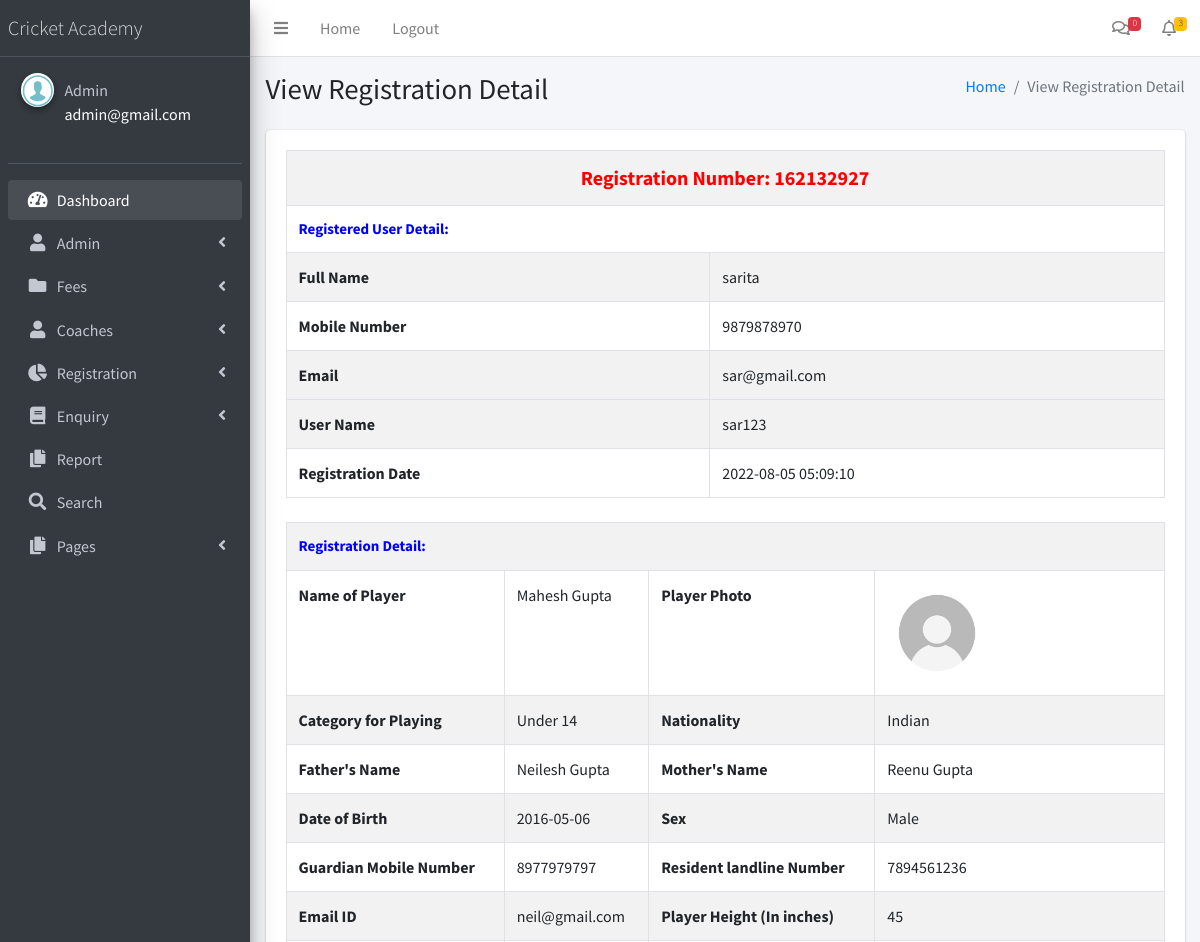
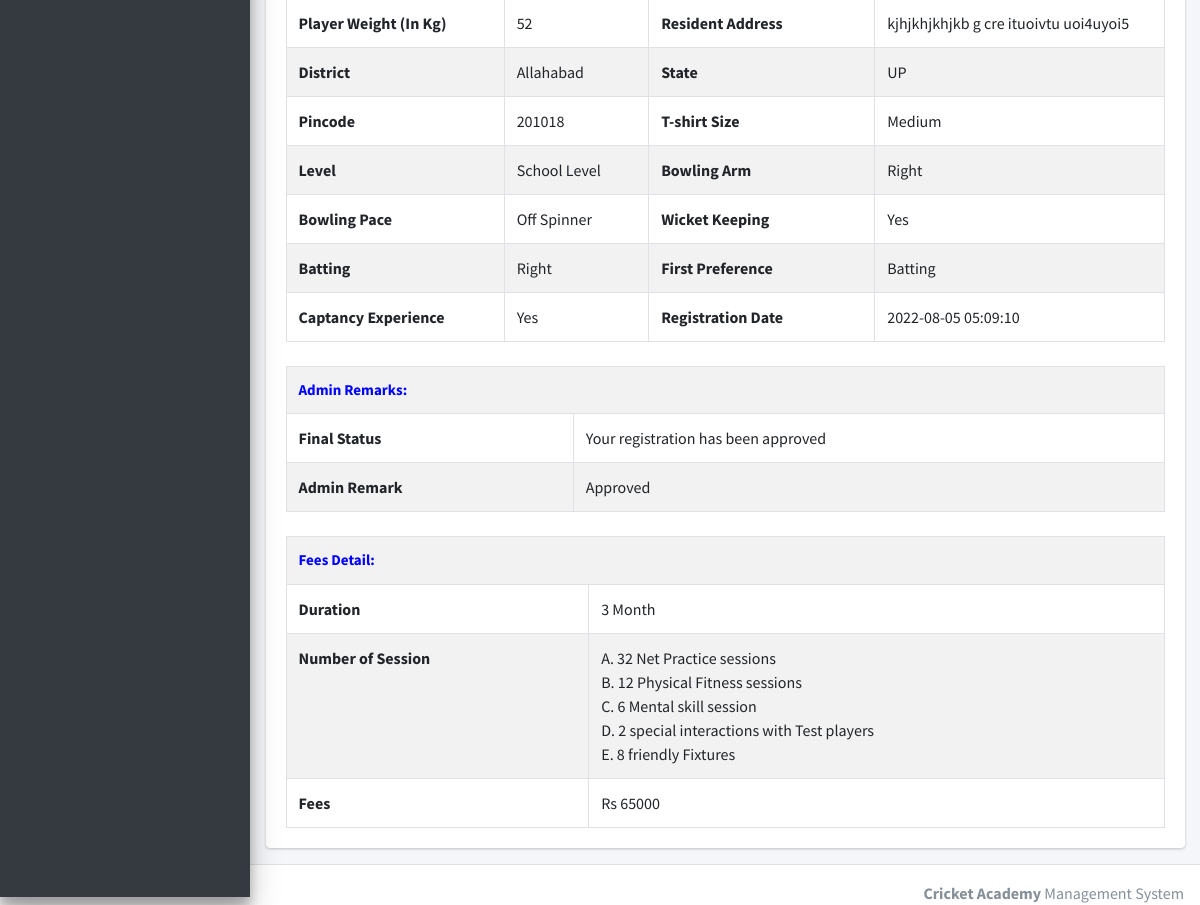
/cricketams/admin/view-registration-detail.php?regno=162132927 (signed in), run on the app's committed database (2 pictures, top to bottom).
### tables this page shows
CREATE TABLE `tblregistration` (
  `ID` int(5) NOT NULL,
  `UserID` int(5) DEFAULT NULL,
  `Duration` int(5) DEFAULT NULL,
  `RegistrationNumber` int(10) DEFAULT NULL,
  `Category` varchar(250) DEFAULT NULL,
  `PlayerName` varchar(250) DEFAULT NULL,
  `Nationality` varchar(250) DEFAULT NULL,
  `FatherName` varchar(250) DEFAULT NULL,
  `MotherName` varchar(250) DEFAULT NULL,
  `DateofBirth` date DEFAULT NULL,
  `Sex` varchar(50) DEFAULT NULL,
  `GuardianMobilenumber` bigint(10) DEFAULT NULL,
  `Residentlandlinenumber` bigint(10) DEFAULT NULL,
  `Emailid` varchar(250) DEFAULT NULL,
  `Height` int(5) DEFAULT NULL,
  `ResidentAddress` mediumtext DEFAULT NULL,
  `District` varchar(250) DEFAULT NULL,
  `State` varchar(250) DEFAULT NULL,
  `Pincode` int(10) DEFAULT NULL,
  `Weight` int(5) DEFAULT NULL,
  `Tshirtsize` varchar(45) DEFAULT NULL,
  `Level` varchar(50) DEFAULT NULL,
  `BowlingArm` varchar(50) DEFAULT NULL,
  `BowlingPace` varchar(50) DEFAULT NULL,
  `WicketKeeping` varchar(50) DEFAULT NULL,
  `Batting` varchar(50) DEFAULT NULL,
  `FirstPreference` varchar(50) DEFAULT NULL,
  `CaptancyExperience` varchar(50) DEFAULT NULL,
  `Photo` varchar(250) DEFAULT NULL,
  `RegistrationDate` timestamp NULL DEFAULT current_timestamp(),
  `Remark` varchar(250) DEFAULT NULL,
  `Status` varchar(250) DEFAULT NULL,
  `UpdationDate` timestamp NULL DEFAULT NULL ON UPDATE current_timestamp()
);

CREATE TABLE `tbluser` (
  `ID` int(10) NOT NULL,
  `FullName` varchar(250) DEFAULT NULL,
  `UserName` varchar(250) DEFAULT NULL,
  `MobileNumber` bigint(20) DEFAULT NULL,
  `Email` varchar(250) DEFAULT NULL,
  `Password` varchar(250) DEFAULT NULL,
  `RegDate` timestamp NULL DEFAULT current_timestamp()
);

CREATE TABLE `tblfees` (
  `ID` int(10) NOT NULL,
  `Duration` varchar(250) DEFAULT NULL,
  `NumberofSession` mediumtext DEFAULT NULL,
  `Fees` decimal(10,0) DEFAULT NULL,
  `CreationDate` timestamp NULL DEFAULT current_timestamp()
);

### cricketams/admin/view-registration-detail.php (the view, shortened to what this page needs)
<?php
include('includes/dbconnection.php');
if (strlen($_SESSION['aid']==0)) {
  header('location:logout.php');
  } else{
?>
<!DOCTYPE html>
<html>
<head>
  <link rel="stylesheet" href="plugins/fontawesome-free/css/all.min.css">
  <link rel="stylesheet" href="https://code.ionicframework.com/ionicons/2.0.1/css/ionicons.min.css">
  <link rel="stylesheet" href="plugins/datatables-bs4/css/dataTables.bootstrap4.min.css">
  <link rel="stylesheet" href="plugins/datatables-responsive/css/responsive.bootstrap4.min.css">
  <link rel="stylesheet" href="dist/css/adminlte.min.css">
</head>
<body class="hold-transition sidebar-mini">
<div class="wrapper">
 <?php include_once('includes/header.php');?>
 <?php include_once('includes/sidebar.php');?>
  <div class="content-wrapper">
    <section class="content-header">
      <div class="container-fluid">
        <div class="row mb-2">
          <div class="col-sm-6">
            <h1>View Registration Detail</h1>
          </div>
          <div class="col-sm-6">
            <ol class="breadcrumb float-sm-right">
              <li class="breadcrumb-item"><a href="dashboard.php">Home</a></li>
              <li class="breadcrumb-item active">View Registration Detail</li>
            </ol>
          </div>
        </div>
      </div>
    </section>
    <section class="content">
      <div class="container-fluid">
        <div class="row">
          <div class="col-12">
             <div class="card">
              <div class="card-body">
              <?php
                  $regno=$_GET['regno'];
$sql="SELECT tbluser.ID, tbluser.FullName,tbluser.UserName,tbluser.MobileNumber,tbluser.Email,tblregistration.ID as rid,tblregistration.UserID,tblregistration.RegistrationNumber,tblregistration.PlayerName,tblregistration.Duration,tblregistration.Category,tblregistration.Nationality,tblregistration.FatherName,tblregistration.MotherName,tblregistration.DateofBirth,tblregistration.Sex,tblregistration.GuardianMobilenumber,tblregistration.Residentlandlinenumber,tblregistration.Emailid,tblregistration.Height,tblregistration.ResidentAddress,tblregistration.District,tblregistration.State,tblregistration.Pincode,tblregistration.Weight,tblregistration.Tshirtsize,tblregistration.Level,tblregistration.BowlingArm,tblregistration.BowlingPace,tblregistration.WicketKeeping,tblregistration.Batting,tblregistration.FirstPreference,tblregistration.CaptancyExperience,tblregistration.Photo,tblregistration.RegistrationDate,tblregistration.Remark,tblregistration.UpdationDate,tblregistration.Status,tblfees.ID,tblfees.Duration,tblfees.NumberofSession,tblfees.Fees,tblfees.CreationDate from tblregistration join tbluser on tbluser.ID=tblregistration.UserID left join tblfees on tblfees.ID=tblregistration.Duration where tblregistration.RegistrationNumber=:regno";
$query = $dbh -> prepare($sql);
$query-> bindParam(':regno', $regno, PDO::PARAM_STR);
$query->execute();
$results=$query->fetchAll(PDO::FETCH_OBJ);
$cnt=1;
if($query->rowCount() > 0)
{
foreach($results as $row)
{               ?>
                            <table border="1" class="table table-bordered table-striped table-vcenter js-dataTable-full-pagination">
                              <tr>
  <th colspan="4" style="color: red;font-weight: bold;text-align: center;font-size: 20px"> Registration Number: <?php echo $row->RegistrationNumber;?></th>
</tr>
<tr>
  <th colspan="4" style="color: blue;font-weight: bold;font-size: 15px"> Registered User Detail:</th>
</tr>
<tr>
    <th>Full Name</th>
    <td><?php  echo $row->FullName;?></td>
  </tr>
  <tr>
   <th>Mobile Number</th>
    <td><?php  echo $row->MobileNumber;?></td>
</tr>
  <tr>
   <th>Email</th>
    <td><?php  echo $row->Email;?></td></tr>
    <tr>
  <tr>
   <th>User Name</th>
    <td><?php  echo $row->UserName;?></td></tr>
    <tr>
    <th>Registration Date</th>
    <td><?php  echo $row->RegistrationDate;?></td>
  </tr>
 </table>
 <br />
 <table border="1" class="table table-bordered table-striped table-vcenter js-dataTable-full-pagination">
    <tr>
  <th colspan="4" style="color: blue;font-weight: bold;font-size: 15px"> Registration Detail:</th>
</tr>
<tr>
    <th>Name of Player</th>
    <td><?php  echo $row->PlayerName;?></td>
    <th>Player Photo</th>
    <td><img src="../images/<?php echo $row->Photo;?>" width="100" height="100" value="<?php  echo $row->Photo;?>"></td>
  </tr>
 <tr>
    <th>Category for Playing</th>
    <td><?php  echo $row->Category;?></td>
    <th>Nationality</th>
    <td><?php  echo $row->Nationality;?></td>
  </tr>
    <tr>
    <th>Father's Name</th>
    <td><?php  echo $row->FatherName;?></td>
    <th>Mother's Name</th>
    <td><?php  echo $row->MotherName;?></td>
  </tr>
<tr>
    <th>Date of Birth</th>
    <td><?php  echo $row->DateofBirth;?></td>
    <th>Sex</th>
    <td><?php  echo $row->Sex;?></td>
  </tr>
    <tr>
    <th>Guardian Mobile Number</th>
    <td><?php  echo $row->GuardianMobilenumber;?></td>
    <th>Resident landline Number</th>
    <td><?php  echo $row->Residentlandlinenumber;?></td>
  </tr>
  <tr>
 <th>Email ID</th>
    <td><?php  echo $row->Emailid;?></td>
    <th>Player Height (In inches)</th>
    <td><?php  echo $row->Height;?></td>
  </tr>
<tr>
   <th>Player Weight (In Kg)</th>
    <td><?php  echo $row->Weight;?></td>
 <th>Resident Address</th>
    <td><?php  echo $row->ResidentAddress;?></td>
  </tr>
  <tr>
        <th>District</th>
    <td><?php  echo $row->District;?></td>
 <th>State</th>
    <td><?php  echo $row->State;?></td>
  </tr>
  <tr>
<th>Pincode</th>
    <td><?php  echo $row->Pincode;?></td>
    <th>T-shirt Size</th>
    <td><?php  echo $row->Tshirtsize;?></td>
  </tr>
  <tr>
 <th>Level</th>
    <td><?php  echo $row->Level;?></td>
    <th>Bowling Arm</th>
    <td><?php  echo $row->BowlingArm;?></td>
  </tr>
  <tr>
 <th>Bowling Pace</th>
    <td><?php  echo $row->BowlingPace;?></td>
    <th>Wicket Keeping</th>
    <td><?php  echo $row->WicketKeeping;?></td>
  </tr>
  <tr>
 <th>Batting</th>
    <td><?php  echo $row->Batting;?></td>
    <th>First Preference</th>
    <td><?php  echo $row->FirstPreference;?></td>
  </tr>
  <tr>
 <th>Captancy Experience</th>
    <td><?php  echo $row->CaptancyExperience;?></td>
    <th>Registration Date</th>
    <td><?php  echo $row->RegistrationDate;?></td>
  </tr>
</table>
  <br />
  <table border="1" class="table table-bordered table-striped table-vcenter js-dataTable-full-pagination">
   <tr>
  <th colspan="4" style="color: blue;font-weight: bold;font-size: 15px"> Admin Remarks:</th>
</tr>
  <tr>
     <th>Final Status</th>
    <td> <?php  $status=$row->Status;
if($row->Status=="Approved")
{
  echo "Your registration has been approved";
}
     ;?></td></tr>
     <tr>
     <th >Admin Remark</th>
    <?php if($row->Status==""){ ?>
                     <td><?php echo "Not Updated Yet"; ?></td>
<?php } else { ?>                  <td><?php  echo htmlentities($row->Status);?>
                  </td>
                  <?php } ?>
  </tr>
<?php $cnt=$cnt+1;}} ?>
</table>
<br />
<?php
if ($status=='Approved'){
?>
<table border="1" class="table table-bordered table-striped table-vcenter js-dataTable-full-pagination">
  <tr>
  <th colspan="4" style="color: blue;font-weight: bold;font-size: 15px"> Fees Detail:</th>
</tr>
  <tr>
 <th>Duration</th>
    <td><?php  echo $row->Duration;?></td>
  </tr>
  <tr>
    <th>Number of Session</th>
    <td colspan="4"><?php  echo $row->NumberofSession;?></td>
  </tr>
  <tr>
  <th>Fees</th>
    <td>Rs <?php  echo $row->Fees;?></td></tr>
  </table><?php } ?>
      </div>
    </section>
  </div>
 <?php include_once('includes/footer.php');?>
</div>
</body>
</html>
<?php }  ?>

### cricketams/admin/includes/sidebar.php (shortened to what this page needs)
  <aside class="main-sidebar sidebar-dark-primary elevation-4">
    <a href="dashboard.php" class="brand-link">
      <span class="brand-text font-weight-light">Cricket Academy</span>
    </a>
    <div class="sidebar">
      <div class="user-panel mt-3 pb-3 mb-3 d-flex">
        <div class="image">
          <img src="dist/img/images.png" class="img-circle elevation-2" alt="User Image">
        </div>
        <div class="info">
          <?php
$aid=$_SESSION['aid'];
$sql="SELECT AdminName,Email from  tbladmin where ID=:aid";
$query = $dbh -> prepare($sql);
$query->bindParam(':aid',$aid,PDO::PARAM_STR);
$query->execute();
$results=$query->fetchAll(PDO::FETCH_OBJ);
$cnt=1;
if($query->rowCount() > 0)
{
foreach($results as $row)
{               ?>
          <a href="admin-profile.php" class="d-block"><?php  echo $row->AdminName;?></a>
          <p style="color: white"><?php  echo $row->Email;?><?php $cnt=$cnt+1;}} ?></p>
        </div>
      </div>
      <nav class="mt-2">
        <ul class="nav nav-pills nav-sidebar flex-column" data-widget="treeview" role="menu" data-accordion="false">
          <li class="nav-item has-treeview menu-open">
            <a href="dashboard.php" class="nav-link">
              <i class="nav-icon fas fa-tachometer-alt"></i>
              <p>
                Dashboard
              </p>
            </a>
          </li>
               <li class="nav-item has-treeview">
            <a href="#" class="nav-link">
              <i class="nav-icon fas fa-user"></i>
              <p>
                Admin
                <i class="right fas fa-angle-left"></i>
              </p>
            </a>
          </li>
           <li class="nav-item has-treeview">
            <a href="#" class="nav-link">
              <i class="nav-icon fas fa-folder"></i>
              <p>
                Fees
                <i class="fas fa-angle-left right"></i>
              </p>
            </a>
          </li>
          <li class="nav-item has-treeview">
            <a href="#" class="nav-link">
              <i class="nav-icon fas fa-user"></i>
              <p>
                Coaches
                <i class="fas fa-angle-left right"></i>
              </p>
            </a>
          </li>
          <li class="nav-item has-treeview">
            <a href="#" class="nav-link">
              <i class="nav-icon fas fa-chart-pie"></i>
              <p>
                Registration
                <i class="right fas fa-angle-left"></i>
              </p>
            </a>
          </li>
          <li class="nav-item has-treeview">
            <a href="#" class="nav-link">
             <i class="nav-icon fas fa-book"></i>
              <p>
                Enquiry
                <i class="fas fa-angle-left right"></i>
              </p>
            </a>
          </li>
          <li class="nav-item has-treeview">
            <a href="between-dates-report.php" class="nav-link">
              <i class="nav-icon fas fa-copy"></i>
              <p>
                Report
              </p>
            </a>
          </li>
          <li class="nav-item has-treeview">
            <a href="search.php" class="nav-link">
              <i class="nav-icon fas fa-search"></i>
              <p>
              Search
              </p>
            </a>
          </li>
        <li class="nav-item has-treeview">
            <a href="#" class="nav-link">
              <i class="nav-icon fas fa-copy"></i>
              <p>
                Pages
                <i class="fas fa-angle-left right"></i>
              </p>
            </a>
          </li>
        </ul>
      </nav>
    </div>
  </aside>

### data on the page
tblregistration: RegistrationNumber "162132927", UserID.FullName "sarita", UserID.MobileNumber "9879878970", UserID.Email "sar@gmail.com", UserID.UserName "sar123", RegistrationDate "2022-08-05 05:09:10", PlayerName "Mahesh Gupta", Photo (picture), Category "Under 14", Nationality "Indian", FatherName "Neilesh Gupta", MotherName "Reenu Gupta", DateofBirth "2016-05-06", Sex "Male", GuardianMobilenumber "8977979797", Residentlandlinenumber "7894561236", Emailid "neil@gmail.com", Height "45", Weight "52", ResidentAddress "kjhjkhjkhjkb g cre ituoivtu uoi4uyoi5", District "Allahabad", State "UP", Pincode "201018", Tshirtsize "Medium", Level "School Level", BowlingArm "Right", BowlingPace "Off Spinner", WicketKeeping "Yes", Batting "Right", FirstPreference "Batting", CaptancyExperience "Yes", shows "Your registration has been approved", Status "Approved", tblfees.Duration "3 Month", tblfees.NumberofSession "A. 32 Net Practice sessions B. 12 Physical Fitness sessions C. 6 Mental skill session D. 2 special interactions with Test players E. 8 friendly Fixtures", tblfees.Fees "65000"

### other printed values
$newenq "0"
$newreg "3"
$row->AdminName "Admin"
$row->Email "admin@gmail.com"
